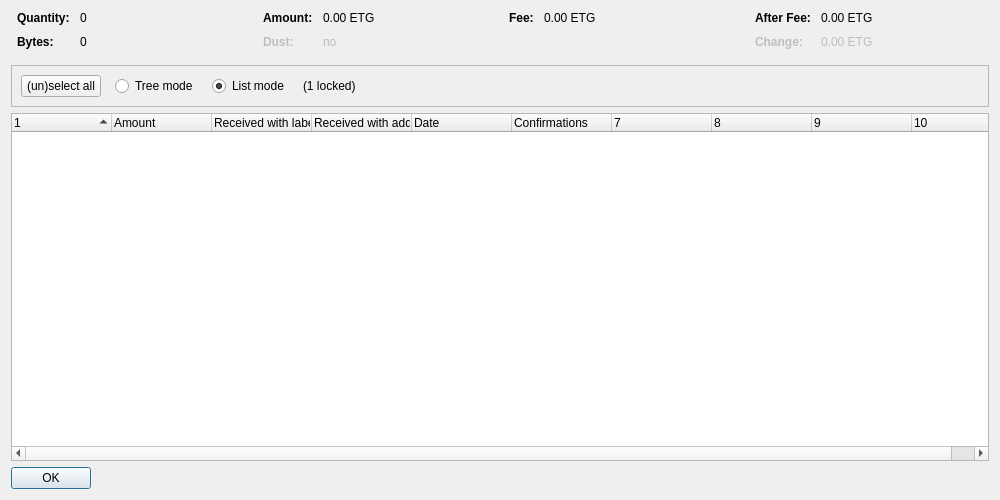
<?xml version="1.0" encoding="UTF-8"?>
<ui version="4.0">
 <class>CoinControlDialog</class>
 <widget class="QDialog" name="CoinControlDialog">
  <property name="geometry">
   <rect>
    <x>0</x>
    <y>0</y>
    <width>1000</width>
    <height>500</height>
   </rect>
  </property>
  <property name="windowTitle">
   <string>Coin Selection</string>
  </property>
  <layout class="QVBoxLayout" name="verticalLayout">
   <item>
    <layout class="QHBoxLayout" name="horizontalLayoutTop" stretch="0,0,0,0">
     <property name="topMargin">
      <number>0</number>
     </property>
     <property name="bottomMargin">
      <number>10</number>
     </property>
     <item>
      <layout class="QFormLayout" name="formLayoutCoinControl1">
       <property name="horizontalSpacing">
        <number>10</number>
       </property>
       <property name="verticalSpacing">
        <number>10</number>
       </property>
       <property name="leftMargin">
        <number>6</number>
       </property>
       <property name="rightMargin">
        <number>6</number>
       </property>
       <item row="0" column="0">
        <widget class="QLabel" name="labelCoinControlQuantityText">
         <property name="font">
          <font>
           <weight>75</weight>
           <bold>true</bold>
          </font>
         </property>
         <property name="text">
          <string>Quantity:</string>
         </property>
        </widget>
       </item>
       <item row="0" column="1">
        <widget class="QLabel" name="labelCoinControlQuantity">
         <property name="cursor">
          <cursorShape>IBeamCursor</cursorShape>
         </property>
         <property name="contextMenuPolicy">
          <enum>Qt::ActionsContextMenu</enum>
         </property>
         <property name="text">
          <string notr="true">0</string>
         </property>
         <property name="textInteractionFlags">
          <set>Qt::LinksAccessibleByMouse|Qt::TextSelectableByKeyboard|Qt::TextSelectableByMouse</set>
         </property>
        </widget>
       </item>
       <item row="1" column="0">
        <widget class="QLabel" name="labelCoinControlBytesText">
         <property name="font">
          <font>
           <weight>75</weight>
           <bold>true</bold>
          </font>
         </property>
         <property name="text">
          <string>Bytes:</string>
         </property>
        </widget>
       </item>
       <item row="1" column="1">
        <widget class="QLabel" name="labelCoinControlBytes">
         <property name="cursor">
          <cursorShape>IBeamCursor</cursorShape>
         </property>
         <property name="contextMenuPolicy">
          <enum>Qt::ActionsContextMenu</enum>
         </property>
         <property name="text">
          <string notr="true">0</string>
         </property>
         <property name="textInteractionFlags">
          <set>Qt::LinksAccessibleByMouse|Qt::TextSelectableByKeyboard|Qt::TextSelectableByMouse</set>
         </property>
        </widget>
       </item>
      </layout>
     </item>
     <item>
      <layout class="QFormLayout" name="formLayoutCoinControl2">
       <property name="horizontalSpacing">
        <number>10</number>
       </property>
       <property name="verticalSpacing">
        <number>10</number>
       </property>
       <property name="leftMargin">
        <number>6</number>
       </property>
       <property name="rightMargin">
        <number>6</number>
       </property>
       <item row="0" column="0">
        <widget class="QLabel" name="labelCoinControlAmountText">
         <property name="font">
          <font>
           <weight>75</weight>
           <bold>true</bold>
          </font>
         </property>
         <property name="text">
          <string>Amount:</string>
         </property>
        </widget>
       </item>
       <item row="0" column="1">
        <widget class="QLabel" name="labelCoinControlAmount">
         <property name="cursor">
          <cursorShape>IBeamCursor</cursorShape>
         </property>
         <property name="contextMenuPolicy">
          <enum>Qt::ActionsContextMenu</enum>
         </property>
         <property name="text">
          <string notr="true">0.00 ETG</string>
         </property>
         <property name="textInteractionFlags">
          <set>Qt::LinksAccessibleByMouse|Qt::TextSelectableByKeyboard|Qt::TextSelectableByMouse</set>
         </property>
        </widget>
       </item>
       <item row="1" column="0">
        <widget class="QLabel" name="labelCoinControlLowOutputText">
         <property name="enabled">
          <bool>false</bool>
         </property>
         <property name="font">
          <font>
           <weight>75</weight>
           <bold>true</bold>
          </font>
         </property>
         <property name="text">
          <string>Dust:</string>
         </property>
        </widget>
       </item>
       <item row="1" column="1">
        <widget class="QLabel" name="labelCoinControlLowOutput">
         <property name="enabled">
          <bool>false</bool>
         </property>
         <property name="cursor">
          <cursorShape>IBeamCursor</cursorShape>
         </property>
         <property name="contextMenuPolicy">
          <enum>Qt::ActionsContextMenu</enum>
         </property>
         <property name="text">
          <string notr="true">no</string>
         </property>
         <property name="textInteractionFlags">
          <set>Qt::LinksAccessibleByMouse|Qt::TextSelectableByKeyboard|Qt::TextSelectableByMouse</set>
         </property>
        </widget>
       </item>
      </layout>
     </item>
     <item>
      <layout class="QFormLayout" name="formLayoutCoinControl3">
       <property name="horizontalSpacing">
        <number>10</number>
       </property>
       <property name="verticalSpacing">
        <number>10</number>
       </property>
       <property name="leftMargin">
        <number>6</number>
       </property>
       <property name="rightMargin">
        <number>6</number>
       </property>
       <item row="0" column="0">
        <widget class="QLabel" name="labelCoinControlFeeText">
         <property name="font">
          <font>
           <weight>75</weight>
           <bold>true</bold>
          </font>
         </property>
         <property name="text">
          <string>Fee:</string>
         </property>
        </widget>
       </item>
       <item row="0" column="1">
        <widget class="QLabel" name="labelCoinControlFee">
         <property name="cursor">
          <cursorShape>IBeamCursor</cursorShape>
         </property>
         <property name="contextMenuPolicy">
          <enum>Qt::ActionsContextMenu</enum>
         </property>
         <property name="text">
          <string notr="true">0.00 ETG</string>
         </property>
         <property name="textInteractionFlags">
          <set>Qt::LinksAccessibleByMouse|Qt::TextSelectableByKeyboard|Qt::TextSelectableByMouse</set>
         </property>
        </widget>
       </item>
      </layout>
     </item>
     <item>
      <layout class="QFormLayout" name="formLayoutCoinControl4">
       <property name="horizontalSpacing">
        <number>10</number>
       </property>
       <property name="verticalSpacing">
        <number>10</number>
       </property>
       <property name="leftMargin">
        <number>6</number>
       </property>
       <property name="rightMargin">
        <number>6</number>
       </property>
       <item row="0" column="0">
        <widget class="QLabel" name="labelCoinControlAfterFeeText">
         <property name="font">
          <font>
           <weight>75</weight>
           <bold>true</bold>
          </font>
         </property>
         <property name="text">
          <string>After Fee:</string>
         </property>
        </widget>
       </item>
       <item row="0" column="1">
        <widget class="QLabel" name="labelCoinControlAfterFee">
         <property name="cursor">
          <cursorShape>IBeamCursor</cursorShape>
         </property>
         <property name="contextMenuPolicy">
          <enum>Qt::ActionsContextMenu</enum>
         </property>
         <property name="text">
          <string notr="true">0.00 ETG</string>
         </property>
         <property name="textInteractionFlags">
          <set>Qt::LinksAccessibleByMouse|Qt::TextSelectableByKeyboard|Qt::TextSelectableByMouse</set>
         </property>
        </widget>
       </item>
       <item row="1" column="0">
        <widget class="QLabel" name="labelCoinControlChangeText">
         <property name="enabled">
          <bool>false</bool>
         </property>
         <property name="font">
          <font>
           <weight>75</weight>
           <bold>true</bold>
          </font>
         </property>
         <property name="text">
          <string>Change:</string>
         </property>
        </widget>
       </item>
       <item row="1" column="1">
        <widget class="QLabel" name="labelCoinControlChange">
         <property name="enabled">
          <bool>false</bool>
         </property>
         <property name="cursor">
          <cursorShape>IBeamCursor</cursorShape>
         </property>
         <property name="contextMenuPolicy">
          <enum>Qt::ActionsContextMenu</enum>
         </property>
         <property name="text">
          <string notr="true">0.00 ETG</string>
         </property>
         <property name="textInteractionFlags">
          <set>Qt::LinksAccessibleByMouse|Qt::TextSelectableByKeyboard|Qt::TextSelectableByMouse</set>
         </property>
        </widget>
       </item>
      </layout>
     </item>
    </layout>
   </item>
   <item>
    <widget class="QFrame" name="frame">
     <property name="minimumSize">
      <size>
       <width>0</width>
       <height>40</height>
      </size>
     </property>
     <property name="frameShape">
      <enum>QFrame::StyledPanel</enum>
     </property>
     <property name="frameShadow">
      <enum>QFrame::Sunken</enum>
     </property>
     <layout class="QHBoxLayout" name="horizontalLayout">
      <item>
       <layout class="QHBoxLayout" name="horizontalLayoutPanel" stretch="0,0,0,0,0">
        <property name="spacing">
         <number>14</number>
        </property>
        <item>
         <widget class="QPushButton" name="pushButtonSelectAll">
          <property name="sizePolicy">
           <sizepolicy hsizetype="Maximum" vsizetype="Fixed">
            <horstretch>0</horstretch>
            <verstretch>0</verstretch>
           </sizepolicy>
          </property>
          <property name="text">
           <string>(un)select all</string>
          </property>
          <property name="autoDefault">
           <bool>false</bool>
          </property>
         </widget>
        </item>
        <item>
         <widget class="QRadioButton" name="radioTreeMode">
          <property name="sizePolicy">
           <sizepolicy hsizetype="Maximum" vsizetype="Fixed">
            <horstretch>0</horstretch>
            <verstretch>0</verstretch>
           </sizepolicy>
          </property>
          <property name="text">
           <string>Tree mode</string>
          </property>
         </widget>
        </item>
        <item>
         <widget class="QRadioButton" name="radioListMode">
          <property name="sizePolicy">
           <sizepolicy hsizetype="Maximum" vsizetype="Fixed">
            <horstretch>0</horstretch>
            <verstretch>0</verstretch>
           </sizepolicy>
          </property>
          <property name="text">
           <string>List mode</string>
          </property>
          <property name="checked">
           <bool>true</bool>
          </property>
         </widget>
        </item>
        <item>
         <widget class="QLabel" name="labelLocked">
          <property name="text">
           <string notr="true">(1 locked)</string>
          </property>
         </widget>
        </item>
        <item>
         <spacer name="horizontalSpacer">
          <property name="orientation">
           <enum>Qt::Horizontal</enum>
          </property>
          <property name="sizeHint" stdset="0">
           <size>
            <width>40</width>
            <height>20</height>
           </size>
          </property>
         </spacer>
        </item>
       </layout>
      </item>
     </layout>
    </widget>
   </item>
   <item>
    <widget class="CoinControlTreeWidget" name="treeWidget">
     <property name="contextMenuPolicy">
      <enum>Qt::CustomContextMenu</enum>
     </property>
     <property name="sortingEnabled">
      <bool>false</bool>
     </property>
     <property name="columnCount">
      <number>10</number>
     </property>
     <attribute name="headerShowSortIndicator" stdset="0">
      <bool>true</bool>
     </attribute>
     <attribute name="headerStretchLastSection">
      <bool>false</bool>
     </attribute>
     <column>
      <property name="text">
       <string/>
      </property>
     </column>
     <column>
      <property name="text">
       <string>Amount</string>
      </property>
     </column>
     <column>
      <property name="text">
       <string>Received with label</string>
      </property>
     </column>
     <column>
      <property name="text">
       <string>Received with address</string>
      </property>
     </column>
     <column>
      <property name="text">
       <string>Date</string>
      </property>
     </column>
     <column>
      <property name="text">
       <string>Confirmations</string>
      </property>
      <property name="toolTip">
       <string>Confirmed</string>
      </property>
     </column>
     <column>
      <property name="text">
       <string/>
      </property>
     </column>
     <column>
      <property name="text">
       <string/>
      </property>
     </column>
     <column>
      <property name="text">
       <string/>
      </property>
     </column>
     <column>
      <property name="text">
       <string/>
      </property>
     </column>
    </widget>
   </item>
   <item>
    <widget class="QDialogButtonBox" name="buttonBox">
     <property name="sizePolicy">
      <sizepolicy hsizetype="Maximum" vsizetype="Fixed">
       <horstretch>0</horstretch>
       <verstretch>0</verstretch>
      </sizepolicy>
     </property>
     <property name="orientation">
      <enum>Qt::Horizontal</enum>
     </property>
     <property name="standardButtons">
      <set>QDialogButtonBox::Ok</set>
     </property>
    </widget>
   </item>
  </layout>
 </widget>
 <customwidgets>
  <customwidget>
   <class>CoinControlTreeWidget</class>
   <extends>QTreeWidget</extends>
   <header>coincontroltreewidget.h</header>
  </customwidget>
 </customwidgets>
 <resources/>
 <connections/>
</ui>
